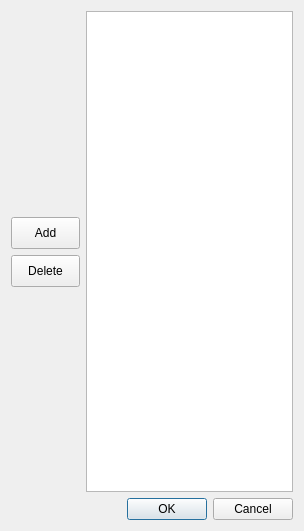
<?xml version="1.0" encoding="UTF-8"?>
<ui version="4.0">
 <class>FrequenciesWindow</class>
 <widget class="QWidget" name="FrequenciesWindow">
  <property name="geometry">
   <rect>
    <x>0</x>
    <y>0</y>
    <width>304</width>
    <height>531</height>
   </rect>
  </property>
  <property name="windowTitle">
   <string>Frequencies</string>
  </property>
  <layout class="QGridLayout" name="gridLayout">
   <item row="0" column="0">
    <layout class="QVBoxLayout" name="verticalLayout">
     <item>
      <spacer name="verticalSpacer">
       <property name="orientation">
        <enum>Qt::Vertical</enum>
       </property>
       <property name="sizeHint" stdset="0">
        <size>
         <width>20</width>
         <height>40</height>
        </size>
       </property>
      </spacer>
     </item>
     <item>
      <widget class="QPushButton" name="AddPushButton">
       <property name="minimumSize">
        <size>
         <width>69</width>
         <height>32</height>
        </size>
       </property>
       <property name="text">
        <string>Add</string>
       </property>
      </widget>
     </item>
     <item>
      <widget class="QPushButton" name="DeletePushButton">
       <property name="minimumSize">
        <size>
         <width>69</width>
         <height>32</height>
        </size>
       </property>
       <property name="text">
        <string>Delete</string>
       </property>
      </widget>
     </item>
     <item>
      <spacer name="verticalSpacer_2">
       <property name="orientation">
        <enum>Qt::Vertical</enum>
       </property>
       <property name="sizeHint" stdset="0">
        <size>
         <width>20</width>
         <height>40</height>
        </size>
       </property>
      </spacer>
     </item>
    </layout>
   </item>
   <item row="0" column="1">
    <widget class="QListWidget" name="FrequenciesListWidget"/>
   </item>
   <item row="1" column="1">
    <widget class="QDialogButtonBox" name="OkCancelButtonBox">
     <property name="standardButtons">
      <set>QDialogButtonBox::Cancel|QDialogButtonBox::Ok</set>
     </property>
    </widget>
   </item>
  </layout>
 </widget>
 <resources/>
 <connections/>
</ui>
